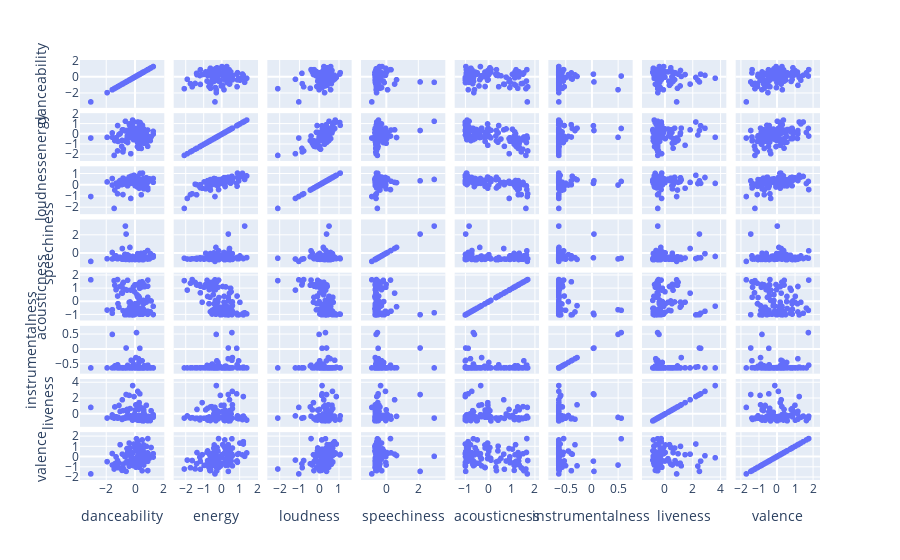

The code cell stored with this chart in its notebook:
### Code cell
print("Scatter matrix for audio features amongst 'liked' songs")
fig1 = px.scatter_matrix(liked_songs, dimensions = ['danceability', 'energy', 'loudness', 'speechiness', 'acousticness', 'instrumentalness', 'liveness', 'valence'])
fig1.show()
